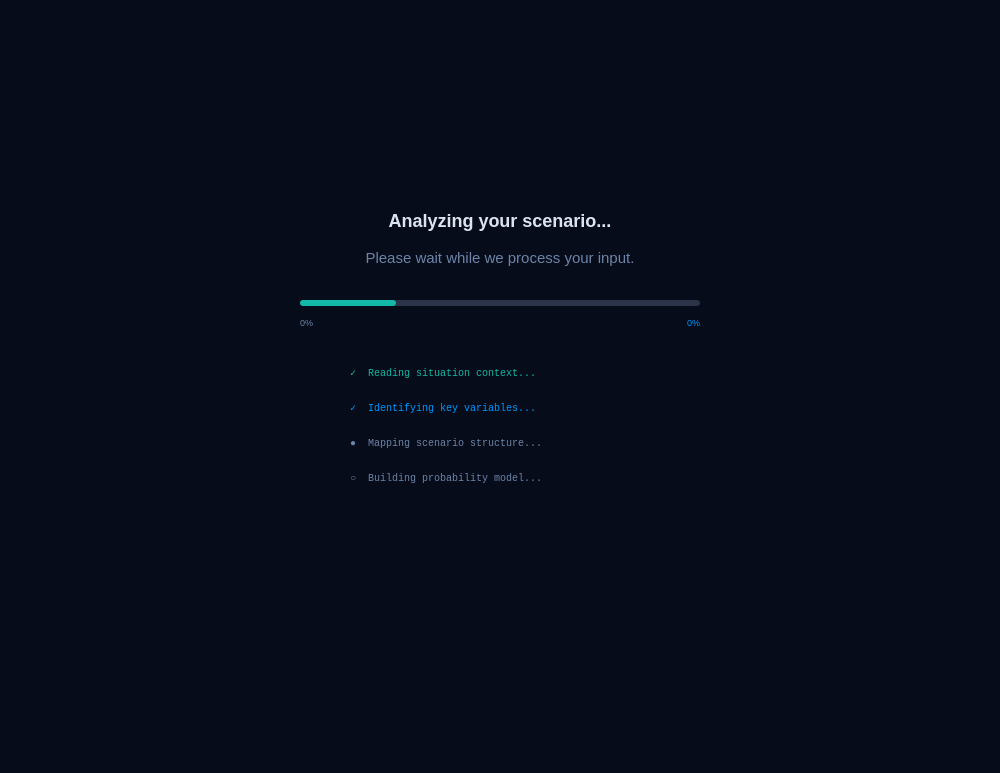
<?xml version="1.0" encoding="UTF-8"?>
<ui version="4.0">
 <class>MainWindow</class>
 <widget class="QMainWindow" name="MainWindow">
  <property name="geometry">
   <rect>
    <x>0</x>
    <y>0</y>
    <width>1000</width>
    <height>773</height>
   </rect>
  </property>
  <property name="windowTitle">
   <string>MainWindow</string>
  </property>
  <property name="styleSheet">
   <string notr="true">background-color: #060c19;</string>
  </property>
  <widget class="QWidget" name="centralwidget">
   <widget class="QLabel" name="label">
    <property name="geometry">
     <rect>
      <x>460</x>
      <y>80</y>
      <width>80</width>
      <height>80</height>
     </rect>
    </property>
    <property name="styleSheet">
     <string notr="true">color: #14b8a6; 
font-size: 40px; 
background: transparent;</string>
    </property>
    <property name="text">
     <string/>
    </property>
    <property name="pixmap">
     <pixmap>coni-removebg-preview.png</pixmap>
    </property>
    <property name="scaledContents">
     <bool>true</bool>
    </property>
    <property name="alignment">
     <set>Qt::AlignCenter</set>
    </property>
   </widget>
   <widget class="QLabel" name="label_2">
    <property name="geometry">
     <rect>
      <x>250</x>
      <y>200</y>
      <width>500</width>
      <height>40</height>
     </rect>
    </property>
    <property name="styleSheet">
     <string notr="true">color: #dde4f0; 
font-size: 18px; 
font-weight: bold; 
background: transparent;</string>
    </property>
    <property name="text">
     <string>Analyzing your scenario...</string>
    </property>
    <property name="alignment">
     <set>Qt::AlignCenter</set>
    </property>
   </widget>
   <widget class="QLabel" name="label_3">
    <property name="geometry">
     <rect>
      <x>250</x>
      <y>245</y>
      <width>500</width>
      <height>25</height>
     </rect>
    </property>
    <property name="styleSheet">
     <string notr="true">color: #6b84a8; 
font-size: 15px; 
background: transparent;</string>
    </property>
    <property name="text">
     <string>Please wait while we process your input.</string>
    </property>
    <property name="alignment">
     <set>Qt::AlignCenter</set>
    </property>
   </widget>
   <widget class="QProgressBar" name="loadingBar">
    <property name="geometry">
     <rect>
      <x>300</x>
      <y>300</y>
      <width>400</width>
      <height>6</height>
     </rect>
    </property>
    <property name="styleSheet">
     <string notr="true">QProgressBar { background-color: #2a3347; border-radius: 3px; } QProgressBar::chunk { background-color: #14b8a6; border-radius: 3px; }</string>
    </property>
    <property name="value">
     <number>24</number>
    </property>
    <property name="textVisible">
     <bool>false</bool>
    </property>
   </widget>
   <widget class="QLabel" name="label_4">
    <property name="geometry">
     <rect>
      <x>300</x>
      <y>312</y>
      <width>50</width>
      <height>20</height>
     </rect>
    </property>
    <property name="styleSheet">
     <string notr="true">color: #6b84a8; 
font-size: 9px; 
background: transparent;</string>
    </property>
    <property name="text">
     <string>0%</string>
    </property>
   </widget>
   <widget class="QLabel" name="loadingPct">
    <property name="geometry">
     <rect>
      <x>650</x>
      <y>312</y>
      <width>50</width>
      <height>20</height>
     </rect>
    </property>
    <property name="styleSheet">
     <string notr="true">color: #0096FF; 
font-size: 9px; 
background: transparent;</string>
    </property>
    <property name="text">
     <string>0%</string>
    </property>
    <property name="alignment">
     <set>Qt::AlignRight|Qt::AlignTrailing|Qt::AlignVCenter</set>
    </property>
   </widget>
   <widget class="QLabel" name="label_5">
    <property name="geometry">
     <rect>
      <x>350</x>
      <y>360</y>
      <width>300</width>
      <height>25</height>
     </rect>
    </property>
    <property name="styleSheet">
     <string notr="true">color: #14b8a6; 
font-size: 10px; 
font-family: Courier New; 
background: transparent;</string>
    </property>
    <property name="text">
     <string>✓  Reading situation context...</string>
    </property>
   </widget>
   <widget class="QLabel" name="label_6">
    <property name="geometry">
     <rect>
      <x>350</x>
      <y>395</y>
      <width>300</width>
      <height>25</height>
     </rect>
    </property>
    <property name="styleSheet">
     <string notr="true">color: #0096FF; 
font-size: 10px; 
font-family: Courier New; 
background: transparent;</string>
    </property>
    <property name="text">
     <string>✓  Identifying key variables...</string>
    </property>
   </widget>
   <widget class="QLabel" name="label_7">
    <property name="geometry">
     <rect>
      <x>350</x>
      <y>430</y>
      <width>300</width>
      <height>25</height>
     </rect>
    </property>
    <property name="styleSheet">
     <string notr="true">color: #6b84a8; 
font-size: 10px; 
font-family: Courier New; 
background: transparent;</string>
    </property>
    <property name="text">
     <string>●  Mapping scenario structure...</string>
    </property>
   </widget>
   <widget class="QLabel" name="label_8">
    <property name="geometry">
     <rect>
      <x>350</x>
      <y>465</y>
      <width>300</width>
      <height>25</height>
     </rect>
    </property>
    <property name="styleSheet">
     <string notr="true">color: #6b84a8; 
font-size: 10px; 
font-family: Courier New; 
background: transparent;</string>
    </property>
    <property name="text">
     <string>○  Building probability model...</string>
    </property>
   </widget>
  </widget>
  <widget class="QMenuBar" name="menubar">
   <property name="geometry">
    <rect>
     <x>0</x>
     <y>0</y>
     <width>1000</width>
     <height>18</height>
    </rect>
   </property>
  </widget>
  <widget class="QStatusBar" name="statusbar"/>
 </widget>
 <resources/>
 <connections/>
</ui>
